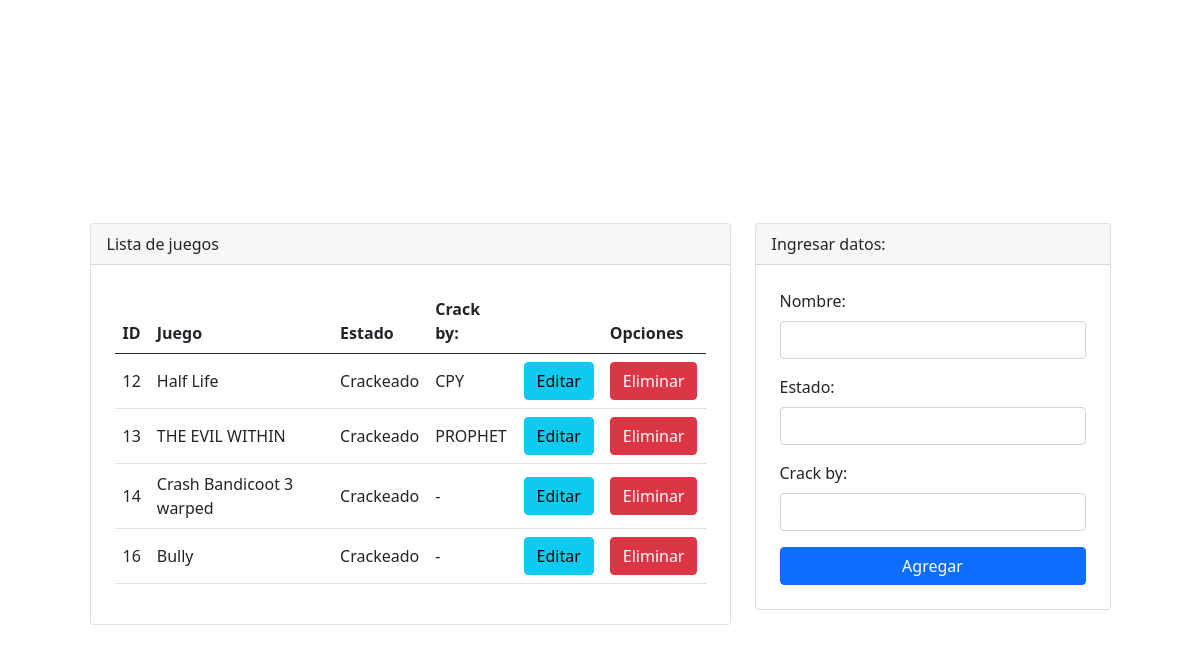
Page /home.php (signed in) on the committed database.
### tables this page shows
CREATE TABLE `juegos` (
  `id` int(11) NOT NULL,
  `Juego` varchar(255) NOT NULL,
  `Estado` varchar(255) NOT NULL,
  `crackby` varchar(255) NOT NULL
);

### clases/.env.php (called while the page is built)
<?php
function credenciales() {
	return [
		'usuario'=>'root',
		'clave'=> '',
		'servidor'=> 'localhost',
		'base_de_datos'=>'crackwatch'
	];
}
 ?>

### clases/RepositorioJuego.php (called while the page is built, shortened)
<?php
require_once 'Juego.php';
require_once '.env.php';
class RepositorioJuego
{
    private static $conexion = null;
    public function __construct()
    {
        if (is_null(self::$conexion)) {
            $credenciales = credenciales();
            self::$conexion = new mysqli(
                $credenciales['servidor'],
                $credenciales['usuario'],
                $credenciales['clave'],
                $credenciales['base_de_datos']
            );
            self::$conexion->set_charset('utf8mb4');
        }
    }
    public function getJuegos()
    {
        $q = "SELECT * FROM juegos";
        $query = self::$conexion->prepare($q);
        if ($query->execute()) {
            $query->bind_result($id, $juego, $estado, $crackby);
            $lista_de_productos = [];
            while ($query->fetch()) {
                $lista_de_productos[] = new Juego($id, $juego, $estado, $crackby);
            }
            return $lista_de_productos;
        }
        return false;
    }
}

### clases/juego.php (called while the page is built)
<?php
class Juego{
    protected $id;
	protected $juego;
	protected $estado;
	protected $crackby;
	public function __construct ($juego, $estado, $crackby, $id=null){
		$this->juego = $juego;
		$this->estado = $estado;
		$this->crackby = $crackby;
        $this->id= $id;
	}
	public function getJuego() {
		return $this->juego;
	}
    public function getEstado() {
    	return $this->estado;
    }
    public function getCrackby() {
    	return $this->crackby;
    }
    public function getId(){
        return $this->id;
    }
}
?>

### home.php (the view, shortened to what this page needs)
<?php
require_once 'clases/Juego.php';
require_once 'clases/RepositorioUsuario.php';
require_once 'clases/RepositorioJuego.php';
if (isset($_SESSION['usuario'])) {
	$rd = new RepositorioJuego();
	$juegos = $rd->getJuegos();
} else {
	header('Location: index.php');
}
?>
<!DOCTYPE html>
<html lang="en">
<head>
	<link href="css/style.css" rel="stylesheet">
	<link href="https://cdn.jsdelivr.net/npm/bootstrap@5.0.0-beta1/dist/css/bootstrap.min.css" rel="stylesheet">
</head>
<div class="container mt-5">
	<div class="row justify-content-center">
		<div class="col-md-7">
			<div class="card">
				<div class="card-header">
					Lista de juegos
				</div>
				<div class="p-4">
					<table class="table align-middle">
						<thead>
							<tr>
								<th scope="col">ID</th>
								<th scope="col">Juego</th>
								<th scope="col">Estado</th>
								<th scope="col"> Crack by:</th>
								<th scope="col"></th>
								<th scope="col" colspan="2">Opciones</th>
							</tr>
						</thead>
						<tbody>
							<?php
							foreach ($juegos as $dato) {
								echo '<tr><td>' . $dato->getJuego() . '</td><td>'  . $dato->getEstado() . '</td><td>' . $dato->getCrackby() . '</td><td>' . $dato->getId() . '</td>';
								echo '<td><a href="editar.php?id=' . $dato->getJuego() . '"';
								echo 'class="btn btn-info">Editar</a></th>';
								echo '<th><a href="borrar.php?id=' . $dato->getJuego() . '" class="btn btn-danger">Eliminar</a></th>';
							} ?>
							</tr>
						</tbody>
					</table>
				</div>
			</div>
		</div>
		<div class="col-md-4">
			<div class="card">
				<div class="card-header">
					Ingresar datos:
				</div>
				<form class="p-4" method="POST" action="agregar.php">
					<div class="mb-3">
						<label class="form-label">Nombre: </label>
						<input type="text" class="form-control" name="juego" autofocus required maxlength="40">
					</div>
					<div class="mb-3">
						<label class="form-label">Estado: </label>
						<input type="text" class="form-control" name="estado" autofocus required maxlength="10">
					</div>
					<div class="mb-3">
						<label class="form-label">Crack by: </label>
						<input type="text" class="form-control" name="crackby" autofocus required  maxlength="10">
					</div>
					<div class="d-grid">
						<input type="submit" class="btn btn-primary" value="Agregar">
					</div>
				</form>
			</div>
		</div>
	</div>
</div>

### rows in the picture
juegos: id "12", Juego "Half Life", Estado "Crackeado", crackby "CPY"
juegos: id "13", Juego "THE EVIL WITHIN", Estado "Crackeado", crackby "PROPHET"
juegos: id "14", Juego "Crash Bandicoot 3 warped", Estado "Crackeado", crackby "-"
juegos: id "16", Juego "Bully", Estado "Crackeado", crackby "-"
